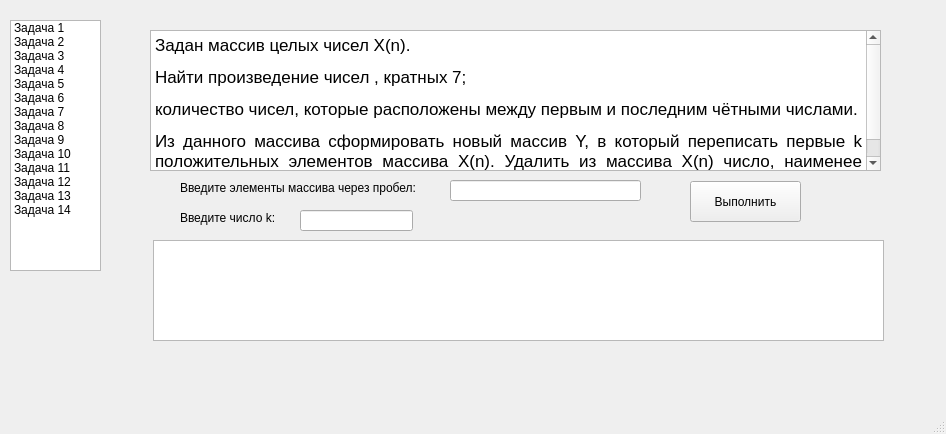
<?xml version="1.0" encoding="UTF-8"?>
<ui version="4.0">
 <class>MainWindow</class>
 <widget class="QMainWindow" name="MainWindow">
  <property name="geometry">
   <rect>
    <x>0</x>
    <y>0</y>
    <width>946</width>
    <height>434</height>
   </rect>
  </property>
  <property name="windowTitle">
   <string>MainWindow</string>
  </property>
  <widget class="QWidget" name="centralwidget">
   <widget class="QStackedWidget" name="stackedPages">
    <property name="geometry">
     <rect>
      <x>150</x>
      <y>20</y>
      <width>771</width>
      <height>321</height>
     </rect>
    </property>
    <property name="currentIndex">
     <number>8</number>
    </property>
    <widget class="QWidget" name="page_0">
     <widget class="QLabel" name="label">
      <property name="geometry">
       <rect>
        <x>20</x>
        <y>60</y>
        <width>131</width>
        <height>16</height>
       </rect>
      </property>
      <property name="text">
       <string>Введите периметр P:</string>
      </property>
     </widget>
     <widget class="QLineEdit" name="inputP_1">
      <property name="geometry">
       <rect>
        <x>160</x>
        <y>60</y>
        <width>113</width>
        <height>21</height>
       </rect>
      </property>
     </widget>
     <widget class="QTextEdit" name="labelResult_1">
      <property name="geometry">
       <rect>
        <x>0</x>
        <y>110</y>
        <width>741</width>
        <height>74</height>
       </rect>
      </property>
     </widget>
     <widget class="QPushButton" name="btnCalcTask1">
      <property name="geometry">
       <rect>
        <x>290</x>
        <y>50</y>
        <width>121</width>
        <height>41</height>
       </rect>
      </property>
      <property name="text">
       <string>Подсчитать</string>
      </property>
     </widget>
     <widget class="QLabel" name="label_2">
      <property name="geometry">
       <rect>
        <x>10</x>
        <y>20</y>
        <width>691</width>
        <height>20</height>
       </rect>
      </property>
      <property name="text">
       <string>Заданайте периметр квадрата P . Вычислить сторону  квадрата a , диагональ d и площадь S.</string>
      </property>
     </widget>
    </widget>
    <widget class="QWidget" name="page_1">
     <widget class="QLabel" name="label_3">
      <property name="geometry">
       <rect>
        <x>10</x>
        <y>20</y>
        <width>761</width>
        <height>20</height>
       </rect>
      </property>
      <property name="text">
       <string>Масса M задана в граммах. Найти количество полных килограммов в ней и остаток в граммах.</string>
      </property>
     </widget>
     <widget class="QLabel" name="label_4">
      <property name="geometry">
       <rect>
        <x>20</x>
        <y>60</y>
        <width>131</width>
        <height>16</height>
       </rect>
      </property>
      <property name="text">
       <string>Масса М в граммах:</string>
      </property>
     </widget>
     <widget class="QLineEdit" name="inputM_2">
      <property name="geometry">
       <rect>
        <x>160</x>
        <y>60</y>
        <width>113</width>
        <height>21</height>
       </rect>
      </property>
     </widget>
     <widget class="QPushButton" name="btnCalcTask2">
      <property name="geometry">
       <rect>
        <x>299</x>
        <y>50</y>
        <width>111</width>
        <height>41</height>
       </rect>
      </property>
      <property name="text">
       <string>Подсчитать</string>
      </property>
     </widget>
     <widget class="QTextEdit" name="resultLabel2">
      <property name="geometry">
       <rect>
        <x>0</x>
        <y>110</y>
        <width>761</width>
        <height>74</height>
       </rect>
      </property>
     </widget>
    </widget>
    <widget class="QWidget" name="page_2">
     <widget class="QTextBrowser" name="textBrowser">
      <property name="geometry">
       <rect>
        <x>0</x>
        <y>20</y>
        <width>771</width>
        <height>51</height>
       </rect>
      </property>
      <property name="html">
       <string>&lt;!DOCTYPE HTML PUBLIC &quot;-//W3C//DTD HTML 4.0//EN&quot; &quot;http://www.w3.org/TR/REC-html40/strict.dtd&quot;&gt;
&lt;html&gt;&lt;head&gt;&lt;meta name=&quot;qrichtext&quot; content=&quot;1&quot; /&gt;&lt;meta charset=&quot;utf-8&quot; /&gt;&lt;style type=&quot;text/css&quot;&gt;
p, li { white-space: pre-wrap; }
hr { height: 1px; border-width: 0; }
li.unchecked::marker { content: &quot;\2610&quot;; }
li.checked::marker { content: &quot;\2612&quot;; }
&lt;/style&gt;&lt;/head&gt;&lt;body style=&quot; font-family:'.AppleSystemUIFont'; font-size:13pt; font-weight:400; font-style:normal;&quot;&gt;
&lt;p style=&quot; margin-top:0px; margin-bottom:0px; margin-left:0px; margin-right:0px; -qt-block-indent:0; text-indent:0px;&quot;&gt;&lt;span style=&quot; font-size:14pt;&quot;&gt;Даны вещественные числа X и Y . Определить, принадлежит ли точка с координатами (x;y) заштрихованной области. Варианты заданий представлены на рисунках ниже.&lt;/span&gt;&lt;/p&gt;&lt;/body&gt;&lt;/html&gt;</string>
      </property>
     </widget>
     <widget class="QLabel" name="label_5">
      <property name="geometry">
       <rect>
        <x>7</x>
        <y>80</y>
        <width>111</width>
        <height>20</height>
       </rect>
      </property>
      <property name="text">
       <string>Переменная X:</string>
      </property>
     </widget>
     <widget class="QLineEdit" name="inputX">
      <property name="geometry">
       <rect>
        <x>120</x>
        <y>80</y>
        <width>113</width>
        <height>21</height>
       </rect>
      </property>
     </widget>
     <widget class="QLineEdit" name="inputY">
      <property name="geometry">
       <rect>
        <x>120</x>
        <y>120</y>
        <width>113</width>
        <height>21</height>
       </rect>
      </property>
     </widget>
     <widget class="QLabel" name="label_6">
      <property name="geometry">
       <rect>
        <x>10</x>
        <y>120</y>
        <width>101</width>
        <height>20</height>
       </rect>
      </property>
      <property name="text">
       <string>Переменная Y:</string>
      </property>
     </widget>
     <widget class="QPushButton" name="btnCalcTask3">
      <property name="geometry">
       <rect>
        <x>260</x>
        <y>90</y>
        <width>111</width>
        <height>41</height>
       </rect>
      </property>
      <property name="text">
       <string>Найти</string>
      </property>
     </widget>
     <widget class="QTextEdit" name="resultLabel3">
      <property name="geometry">
       <rect>
        <x>0</x>
        <y>243</y>
        <width>761</width>
        <height>71</height>
       </rect>
      </property>
     </widget>
     <widget class="QLabel" name="label_7">
      <property name="geometry">
       <rect>
        <x>470</x>
        <y>80</y>
        <width>181</width>
        <height>141</height>
       </rect>
      </property>
      <property name="whatsThis">
       <string>&lt;html&gt;&lt;head/&gt;&lt;body&gt;&lt;p&gt;&lt;img src=&quot;:/tsk3.png&quot;/&gt;&lt;/p&gt;&lt;/body&gt;&lt;/html&gt;</string>
      </property>
      <property name="styleSheet">
       <string notr="true">image: url(:/tsk3.png);</string>
      </property>
      <property name="text">
       <string/>
      </property>
     </widget>
    </widget>
    <widget class="QWidget" name="page_3">
     <widget class="QLabel" name="label_9">
      <property name="geometry">
       <rect>
        <x>260</x>
        <y>20</y>
        <width>181</width>
        <height>111</height>
       </rect>
      </property>
      <property name="toolTip">
       <string>&lt;html&gt;&lt;head/&gt;&lt;body&gt;&lt;p&gt;&lt;img src=&quot;:/tsk4.png&quot;/&gt;&lt;/p&gt;&lt;/body&gt;&lt;/html&gt;</string>
      </property>
      <property name="whatsThis">
       <string>&lt;html&gt;&lt;head/&gt;&lt;body&gt;&lt;p&gt;&lt;img src=&quot;:/tsk4.png&quot;/&gt;&lt;/p&gt;&lt;/body&gt;&lt;/html&gt;</string>
      </property>
      <property name="styleSheet">
       <string notr="true"/>
      </property>
      <property name="text">
       <string>&lt;html&gt;&lt;head/&gt;&lt;body&gt;&lt;p&gt;&lt;img src=&quot;:/tsk4.png&quot;/&gt;&lt;/p&gt;&lt;/body&gt;&lt;/html&gt;</string>
      </property>
     </widget>
     <widget class="QLabel" name="label_8">
      <property name="geometry">
       <rect>
        <x>10</x>
        <y>50</y>
        <width>241</width>
        <height>31</height>
       </rect>
      </property>
      <property name="text">
       <string>Определить значение выражения: </string>
      </property>
     </widget>
     <widget class="QTextEdit" name="resultLabel4">
      <property name="geometry">
       <rect>
        <x>13</x>
        <y>170</y>
        <width>741</width>
        <height>74</height>
       </rect>
      </property>
     </widget>
     <widget class="QPushButton" name="btnCalcTask4">
      <property name="geometry">
       <rect>
        <x>490</x>
        <y>51</y>
        <width>121</width>
        <height>41</height>
       </rect>
      </property>
      <property name="text">
       <string>Высчитать</string>
      </property>
     </widget>
    </widget>
    <widget class="QWidget" name="page_4">
     <widget class="QTextBrowser" name="textBrowser_2">
      <property name="geometry">
       <rect>
        <x>25</x>
        <y>30</y>
        <width>741</width>
        <height>41</height>
       </rect>
      </property>
      <property name="html">
       <string>&lt;!DOCTYPE HTML PUBLIC &quot;-//W3C//DTD HTML 4.0//EN&quot; &quot;http://www.w3.org/TR/REC-html40/strict.dtd&quot;&gt;
&lt;html&gt;&lt;head&gt;&lt;meta name=&quot;qrichtext&quot; content=&quot;1&quot; /&gt;&lt;meta charset=&quot;utf-8&quot; /&gt;&lt;style type=&quot;text/css&quot;&gt;
p, li { white-space: pre-wrap; }
hr { height: 1px; border-width: 0; }
li.unchecked::marker { content: &quot;\2610&quot;; }
li.checked::marker { content: &quot;\2612&quot;; }
&lt;/style&gt;&lt;/head&gt;&lt;body style=&quot; font-family:'.AppleSystemUIFont'; font-size:13pt; font-weight:400; font-style:normal;&quot;&gt;
&lt;p style=&quot; margin-top:12px; margin-bottom:12px; margin-left:0px; margin-right:0px; -qt-block-indent:0; text-indent:0px;&quot;&gt;&lt;span style=&quot; font-family:'Verdana'; font-size:14pt; color:#000000;&quot;&gt;Вводится последовательность целых чисел, 0 — конец последовательности. Определить процент чётных и нечётных чисел в последовательности.&lt;/span&gt;&lt;/p&gt;&lt;/body&gt;&lt;/html&gt;</string>
      </property>
     </widget>
     <widget class="QLabel" name="label_10">
      <property name="geometry">
       <rect>
        <x>40</x>
        <y>90</y>
        <width>101</width>
        <height>16</height>
       </rect>
      </property>
      <property name="text">
       <string>Введите число:</string>
      </property>
     </widget>
     <widget class="QLineEdit" name="inputNum5">
      <property name="geometry">
       <rect>
        <x>150</x>
        <y>90</y>
        <width>91</width>
        <height>21</height>
       </rect>
      </property>
     </widget>
     <widget class="QPushButton" name="btnCalcTask5">
      <property name="geometry">
       <rect>
        <x>270</x>
        <y>81</y>
        <width>201</width>
        <height>41</height>
       </rect>
      </property>
      <property name="text">
       <string>Добавить число / Рассчитать</string>
      </property>
     </widget>
     <widget class="QLabel" name="label_11">
      <property name="geometry">
       <rect>
        <x>40</x>
        <y>130</y>
        <width>121</width>
        <height>16</height>
       </rect>
      </property>
      <property name="text">
       <string>Введеные числа:</string>
      </property>
     </widget>
     <widget class="QTextEdit" name="sequenceDisplay5">
      <property name="geometry">
       <rect>
        <x>163</x>
        <y>123</y>
        <width>611</width>
        <height>31</height>
       </rect>
      </property>
     </widget>
     <widget class="QTextEdit" name="resultLabel5">
      <property name="geometry">
       <rect>
        <x>43</x>
        <y>210</y>
        <width>731</width>
        <height>74</height>
       </rect>
      </property>
     </widget>
    </widget>
    <widget class="QWidget" name="page_5">
     <widget class="QTextBrowser" name="textBrowser_3">
      <property name="geometry">
       <rect>
        <x>-5</x>
        <y>21</y>
        <width>781</width>
        <height>41</height>
       </rect>
      </property>
      <property name="html">
       <string>&lt;!DOCTYPE HTML PUBLIC &quot;-//W3C//DTD HTML 4.0//EN&quot; &quot;http://www.w3.org/TR/REC-html40/strict.dtd&quot;&gt;
&lt;html&gt;&lt;head&gt;&lt;meta name=&quot;qrichtext&quot; content=&quot;1&quot; /&gt;&lt;meta charset=&quot;utf-8&quot; /&gt;&lt;style type=&quot;text/css&quot;&gt;
p, li { white-space: pre-wrap; }
hr { height: 1px; border-width: 0; }
li.unchecked::marker { content: &quot;\2610&quot;; }
li.checked::marker { content: &quot;\2612&quot;; }
&lt;/style&gt;&lt;/head&gt;&lt;body style=&quot; font-family:'.AppleSystemUIFont'; font-size:13pt; font-weight:400; font-style:normal;&quot;&gt;
&lt;p style=&quot; margin-top:12px; margin-bottom:12px; margin-left:0px; margin-right:0px; -qt-block-indent:1; text-indent:0px;&quot;&gt;&lt;span style=&quot; font-family:'Verdana'; font-size:14pt; color:#000000;&quot;&gt;Вводится целое положительное число. Определить позицию наименьшей цифры в числе.&lt;/span&gt;&lt;/p&gt;&lt;/body&gt;&lt;/html&gt;</string>
      </property>
     </widget>
     <widget class="QLabel" name="label_12">
      <property name="geometry">
       <rect>
        <x>0</x>
        <y>90</y>
        <width>241</width>
        <height>16</height>
       </rect>
      </property>
      <property name="text">
       <string>Введите целое положительное число:</string>
      </property>
     </widget>
     <widget class="QLineEdit" name="inputNum6">
      <property name="geometry">
       <rect>
        <x>250</x>
        <y>90</y>
        <width>113</width>
        <height>21</height>
       </rect>
      </property>
     </widget>
     <widget class="QPushButton" name="btnCalcTask6">
      <property name="geometry">
       <rect>
        <x>379</x>
        <y>80</y>
        <width>121</width>
        <height>41</height>
       </rect>
      </property>
      <property name="text">
       <string>Подсчитать</string>
      </property>
     </widget>
     <widget class="QTextEdit" name="resultLabel6">
      <property name="geometry">
       <rect>
        <x>3</x>
        <y>143</y>
        <width>771</width>
        <height>51</height>
       </rect>
      </property>
     </widget>
    </widget>
    <widget class="QWidget" name="page_6">
     <widget class="QTextBrowser" name="textBrowser_4">
      <property name="geometry">
       <rect>
        <x>0</x>
        <y>20</y>
        <width>771</width>
        <height>51</height>
       </rect>
      </property>
      <property name="html">
       <string>&lt;!DOCTYPE HTML PUBLIC &quot;-//W3C//DTD HTML 4.0//EN&quot; &quot;http://www.w3.org/TR/REC-html40/strict.dtd&quot;&gt;
&lt;html&gt;&lt;head&gt;&lt;meta name=&quot;qrichtext&quot; content=&quot;1&quot; /&gt;&lt;meta charset=&quot;utf-8&quot; /&gt;&lt;style type=&quot;text/css&quot;&gt;
p, li { white-space: pre-wrap; }
hr { height: 1px; border-width: 0; }
li.unchecked::marker { content: &quot;\2610&quot;; }
li.checked::marker { content: &quot;\2612&quot;; }
&lt;/style&gt;&lt;/head&gt;&lt;body style=&quot; font-family:'.AppleSystemUIFont'; font-size:13pt; font-weight:400; font-style:normal;&quot;&gt;
&lt;p style=&quot; margin-top:12px; margin-bottom:12px; margin-left:0px; margin-right:0px; -qt-block-indent:1; text-indent:0px;&quot;&gt;&lt;span style=&quot; font-family:'Verdana'; font-size:14pt; color:#000000;&quot;&gt;Вводится последовательность из N целых элементов. Для каждого элемента последовательности найти среднее значение его цифр.&lt;/span&gt;&lt;/p&gt;&lt;/body&gt;&lt;/html&gt;</string>
      </property>
     </widget>
     <widget class="QLabel" name="label_13">
      <property name="geometry">
       <rect>
        <x>10</x>
        <y>100</y>
        <width>201</width>
        <height>16</height>
       </rect>
      </property>
      <property name="text">
       <string>Введите последовательность:</string>
      </property>
     </widget>
     <widget class="QLineEdit" name="inputSeq7">
      <property name="geometry">
       <rect>
        <x>220</x>
        <y>100</y>
        <width>191</width>
        <height>21</height>
       </rect>
      </property>
     </widget>
     <widget class="QPushButton" name="btnCalcTask7">
      <property name="geometry">
       <rect>
        <x>450</x>
        <y>90</y>
        <width>131</width>
        <height>41</height>
       </rect>
      </property>
      <property name="text">
       <string>Найти</string>
      </property>
     </widget>
     <widget class="QTextEdit" name="resultArea7">
      <property name="geometry">
       <rect>
        <x>3</x>
        <y>160</y>
        <width>781</width>
        <height>74</height>
       </rect>
      </property>
     </widget>
    </widget>
    <widget class="QWidget" name="page_7">
     <widget class="QTextBrowser" name="textBrowser_5">
      <property name="geometry">
       <rect>
        <x>0</x>
        <y>31</y>
        <width>371</width>
        <height>111</height>
       </rect>
      </property>
      <property name="html">
       <string>&lt;!DOCTYPE HTML PUBLIC &quot;-//W3C//DTD HTML 4.0//EN&quot; &quot;http://www.w3.org/TR/REC-html40/strict.dtd&quot;&gt;
&lt;html&gt;&lt;head&gt;&lt;meta name=&quot;qrichtext&quot; content=&quot;1&quot; /&gt;&lt;meta charset=&quot;utf-8&quot; /&gt;&lt;style type=&quot;text/css&quot;&gt;
p, li { white-space: pre-wrap; }
hr { height: 1px; border-width: 0; }
li.unchecked::marker { content: &quot;\2610&quot;; }
li.checked::marker { content: &quot;\2612&quot;; }
&lt;/style&gt;&lt;/head&gt;&lt;body style=&quot; font-family:'.AppleSystemUIFont'; font-size:13pt; font-weight:400; font-style:normal;&quot;&gt;
&lt;p style=&quot; margin-top:0px; margin-bottom:14px; margin-left:0px; margin-right:0px; -qt-block-indent:0; text-indent:0px;&quot;&gt;&lt;span style=&quot; font-family:'Verdana'; font-size:14pt; color:#000000;&quot;&gt;Заданы два числа — A и B , первое в системе счисления с основанием p , второе в системе счисления с основанием q. Вычислить значение C по указанной формуле и вывести его на экран в десятичной системе счисления и системе счисления с основанием  r. &lt;/span&gt;&lt;/p&gt;&lt;/body&gt;&lt;/html&gt;</string>
      </property>
     </widget>
     <widget class="QLabel" name="label_14">
      <property name="geometry">
       <rect>
        <x>410</x>
        <y>20</y>
        <width>351</width>
        <height>141</height>
       </rect>
      </property>
      <property name="whatsThis">
       <string>&lt;html&gt;&lt;head/&gt;&lt;body&gt;&lt;p&gt;&lt;br/&gt;&lt;/p&gt;&lt;/body&gt;&lt;/html&gt;</string>
      </property>
      <property name="text">
       <string>&lt;html&gt;&lt;head/&gt;&lt;body&gt;&lt;p&gt;&lt;img width=&quot;350&quot; src=&quot;:/tsk8.png&quot;/&gt;&lt;/p&gt;&lt;/body&gt;&lt;/html&gt;</string>
      </property>
     </widget>
     <widget class="QLabel" name="label_15">
      <property name="geometry">
       <rect>
        <x>0</x>
        <y>160</y>
        <width>121</width>
        <height>16</height>
       </rect>
      </property>
      <property name="text">
       <string>Введите число А:</string>
      </property>
     </widget>
     <widget class="QLabel" name="label_16">
      <property name="geometry">
       <rect>
        <x>0</x>
        <y>190</y>
        <width>121</width>
        <height>16</height>
       </rect>
      </property>
      <property name="text">
       <string>Введите число В:</string>
      </property>
     </widget>
     <widget class="QLineEdit" name="inputA_8">
      <property name="geometry">
       <rect>
        <x>120</x>
        <y>160</y>
        <width>113</width>
        <height>21</height>
       </rect>
      </property>
     </widget>
     <widget class="QLineEdit" name="inputB_8">
      <property name="geometry">
       <rect>
        <x>120</x>
        <y>190</y>
        <width>113</width>
        <height>21</height>
       </rect>
      </property>
     </widget>
     <widget class="QPushButton" name="btnCalcTask8">
      <property name="geometry">
       <rect>
        <x>260</x>
        <y>160</y>
        <width>141</width>
        <height>51</height>
       </rect>
      </property>
      <property name="text">
       <string>Вычислить</string>
      </property>
     </widget>
     <widget class="QTextEdit" name="resultLabel8">
      <property name="geometry">
       <rect>
        <x>3</x>
        <y>220</y>
        <width>761</width>
        <height>74</height>
       </rect>
      </property>
     </widget>
    </widget>
    <widget class="QWidget" name="page_8">
     <widget class="QTextBrowser" name="textBrowser_6">
      <property name="geometry">
       <rect>
        <x>0</x>
        <y>10</y>
        <width>731</width>
        <height>141</height>
       </rect>
      </property>
      <property name="html">
       <string>&lt;!DOCTYPE HTML PUBLIC &quot;-//W3C//DTD HTML 4.0//EN&quot; &quot;http://www.w3.org/TR/REC-html40/strict.dtd&quot;&gt;
&lt;html&gt;&lt;head&gt;&lt;meta name=&quot;qrichtext&quot; content=&quot;1&quot; /&gt;&lt;meta charset=&quot;utf-8&quot; /&gt;&lt;style type=&quot;text/css&quot;&gt;
p, li { white-space: pre-wrap; }
hr { height: 1px; border-width: 0; }
li.unchecked::marker { content: &quot;\2610&quot;; }
li.checked::marker { content: &quot;\2612&quot;; }
&lt;/style&gt;&lt;/head&gt;&lt;body style=&quot; font-family:'.AppleSystemUIFont'; font-size:13pt; font-weight:400; font-style:normal;&quot;&gt;
&lt;p align=&quot;justify&quot; style=&quot; margin-top:12px; margin-bottom:12px; margin-left:0px; margin-right:0px; -qt-block-indent:0; text-indent:0px;&quot;&gt;Задан массив целых чисел X(n). &lt;/p&gt;
&lt;p align=&quot;justify&quot; style=&quot; margin-top:12px; margin-bottom:12px; margin-left:0px; margin-right:0px; -qt-block-indent:0; text-indent:0px;&quot;&gt;Найти произведение чисел , кратных 7; &lt;/p&gt;
&lt;p align=&quot;justify&quot; style=&quot; margin-top:12px; margin-bottom:12px; margin-left:0px; margin-right:0px; -qt-block-indent:0; text-indent:0px;&quot;&gt;количество чисел, которые расположены между первым и последним чётными числами.&lt;/p&gt;
&lt;p align=&quot;justify&quot; style=&quot; margin-top:12px; margin-bottom:12px; margin-left:0px; margin-right:0px; -qt-block-indent:0; text-indent:0px;&quot;&gt;Из данного массива сформировать новый массив Y, в который переписать первые k положительных элементов массива X(n). Удалить из массива X(n) число, наименее отличающееся от среднего арифметического значения элементов массива.&lt;/p&gt;&lt;/body&gt;&lt;/html&gt;</string>
      </property>
     </widget>
     <widget class="QLabel" name="label_17">
      <property name="geometry">
       <rect>
        <x>30</x>
        <y>160</y>
        <width>271</width>
        <height>16</height>
       </rect>
      </property>
      <property name="text">
       <string>Введите элементы массива через пробел:</string>
      </property>
     </widget>
     <widget class="QLineEdit" name="inputX_9">
      <property name="geometry">
       <rect>
        <x>300</x>
        <y>160</y>
        <width>191</width>
        <height>21</height>
       </rect>
      </property>
     </widget>
     <widget class="QLabel" name="label_18">
      <property name="geometry">
       <rect>
        <x>30</x>
        <y>190</y>
        <width>111</width>
        <height>16</height>
       </rect>
      </property>
      <property name="text">
       <string>Введите число k:</string>
      </property>
     </widget>
     <widget class="QLineEdit" name="inputK_9">
      <property name="geometry">
       <rect>
        <x>150</x>
        <y>190</y>
        <width>113</width>
        <height>21</height>
       </rect>
      </property>
     </widget>
     <widget class="QPushButton" name="btnCalcTask9">
      <property name="geometry">
       <rect>
        <x>540</x>
        <y>161</y>
        <width>111</width>
        <height>41</height>
       </rect>
      </property>
      <property name="text">
       <string>Выполнить</string>
      </property>
     </widget>
     <widget class="QTextEdit" name="resultArea9">
      <property name="geometry">
       <rect>
        <x>3</x>
        <y>220</y>
        <width>731</width>
        <height>101</height>
       </rect>
      </property>
     </widget>
    </widget>
   </widget>
   <widget class="QListWidget" name="listTasks">
    <property name="geometry">
     <rect>
      <x>10</x>
      <y>20</y>
      <width>91</width>
      <height>251</height>
     </rect>
    </property>
    <item>
     <property name="text">
      <string>Задача 1</string>
     </property>
     <property name="font">
      <font>
       <underline>false</underline>
      </font>
     </property>
    </item>
    <item>
     <property name="text">
      <string>Задача 2</string>
     </property>
    </item>
    <item>
     <property name="text">
      <string>Задача 3</string>
     </property>
    </item>
    <item>
     <property name="text">
      <string>Задача 4</string>
     </property>
    </item>
    <item>
     <property name="text">
      <string>Задача 5</string>
     </property>
    </item>
    <item>
     <property name="text">
      <string>Задача 6</string>
     </property>
    </item>
    <item>
     <property name="text">
      <string>Задача 7</string>
     </property>
    </item>
    <item>
     <property name="text">
      <string>Задача 8</string>
     </property>
    </item>
    <item>
     <property name="text">
      <string>Задача 9</string>
     </property>
    </item>
    <item>
     <property name="text">
      <string>Задача 10</string>
     </property>
    </item>
    <item>
     <property name="text">
      <string>Задача 11</string>
     </property>
    </item>
    <item>
     <property name="text">
      <string>Задача 12</string>
     </property>
    </item>
    <item>
     <property name="text">
      <string>Задача 13</string>
     </property>
    </item>
    <item>
     <property name="text">
      <string>Задача 14</string>
     </property>
    </item>
   </widget>
  </widget>
  <widget class="QMenuBar" name="menubar">
   <property name="geometry">
    <rect>
     <x>0</x>
     <y>0</y>
     <width>946</width>
     <height>39</height>
    </rect>
   </property>
  </widget>
  <widget class="QStatusBar" name="statusbar"/>
 </widget>
 <resources/>
 <connections/>
</ui>
